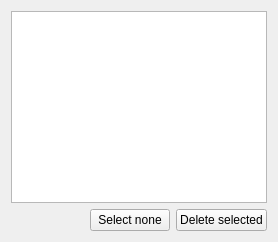
            <widget class="QWidget" name="tab_7">
             <attribute name="icon">
              <iconset resource="../resources/main_resources.qrc">
               <normaloff>:/icon/icons/cursor.png</normaloff>:/icon/icons/cursor.png</iconset>
             </attribute>
             <attribute name="title">
              <string>ROIs</string>
             </attribute>
             <layout class="QVBoxLayout" name="verticalLayout_17">
              <item>
               <widget class="QListWidget" name="storm_roi_list"/>
              </item>
              <item>
               <layout class="QHBoxLayout" name="horizontalLayout_22">
                <item>
                 <spacer name="horizontalSpacer_17">
                  <property name="orientation">
                   <enum>Qt::Horizontal</enum>
                  </property>
                  <property name="sizeHint" stdset="0">
                   <size>
                    <width>40</width>
                    <height>20</height>
                   </size>
                  </property>
                 </spacer>
                </item>
                <item>
                 <widget class="QPushButton" name="pushButton_unselect_roi">
                  <property name="text">
                   <string>Select none</string>
                  </property>
                 </widget>
                </item>
                <item>
                 <widget class="QPushButton" name="pushButton_delete_roi">
                  <property name="text">
                   <string>Delete selected</string>
                  </property>
                 </widget>
                </item>
               </layout>
              </item>
             </layout>
            </widget>
